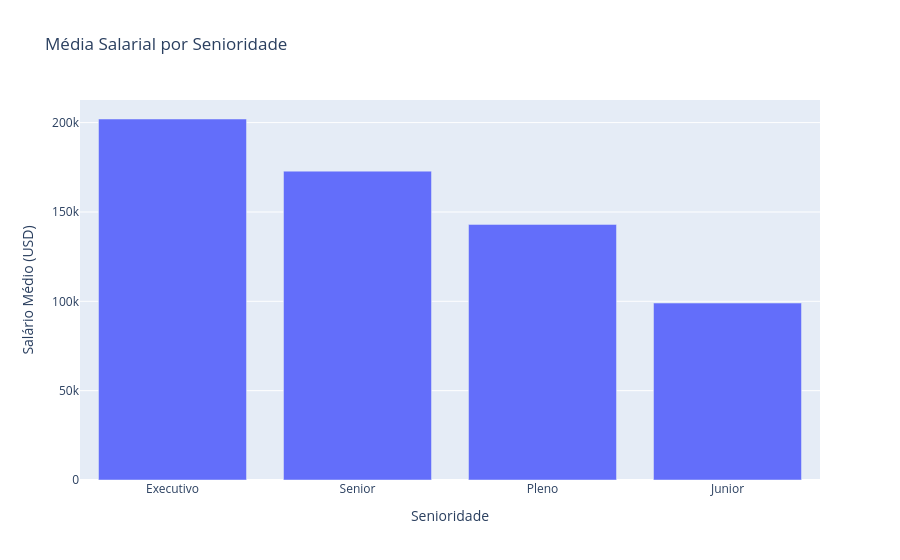

Notebook code for this chart:
### Code cell
import plotly.express as px

media_salarial = df_limpo.groupby('senioridade')['usd'].mean().sort_values(ascending=False).reset_index()

fig = px.bar(
    media_salarial,
    x='senioridade',
    y='usd',
    title='Média Salarial por Senioridade',
    labels={'usd': 'Salário Médio (USD)', 'senioridade': 'Senioridade'}
)
fig.show()

### Figure 1 — Plotly figure (JSON) as saved in the notebook; plotly's stock layout.template omitted (floating-point values rounded to 4 significant figures)
{"data": [{"alignmentgroup": "True", "hovertemplate": "Senioridade=%{x}<br>Salário Médio (USD)=%{y}<extra></extra>", "legendgroup": "", "marker": {"color": "#636efa", "pattern": {"shape": ""}}, "name": "", "offsetgroup": "", "orientation": "v", "showlegend": false, "textposition": "auto", "type": "bar", "x": ["Executivo", "Senior", "Pleno", "Junior"], "xaxis": "x", "y": [202000.0, 172900.0, 143000.0, 99030.0], "yaxis": "y"}], "layout": {"barmode": "relative", "legend": {"tracegroupgap": 0}, "title": {"text": "Média Salarial por Senioridade"}, "xaxis": {"anchor": "y", "domain": [0, 1], "title": {"text": "Senioridade"}}, "yaxis": {"anchor": "x", "domain": [0, 1], "title": {"text": "Salário Médio (USD)"}}}}
